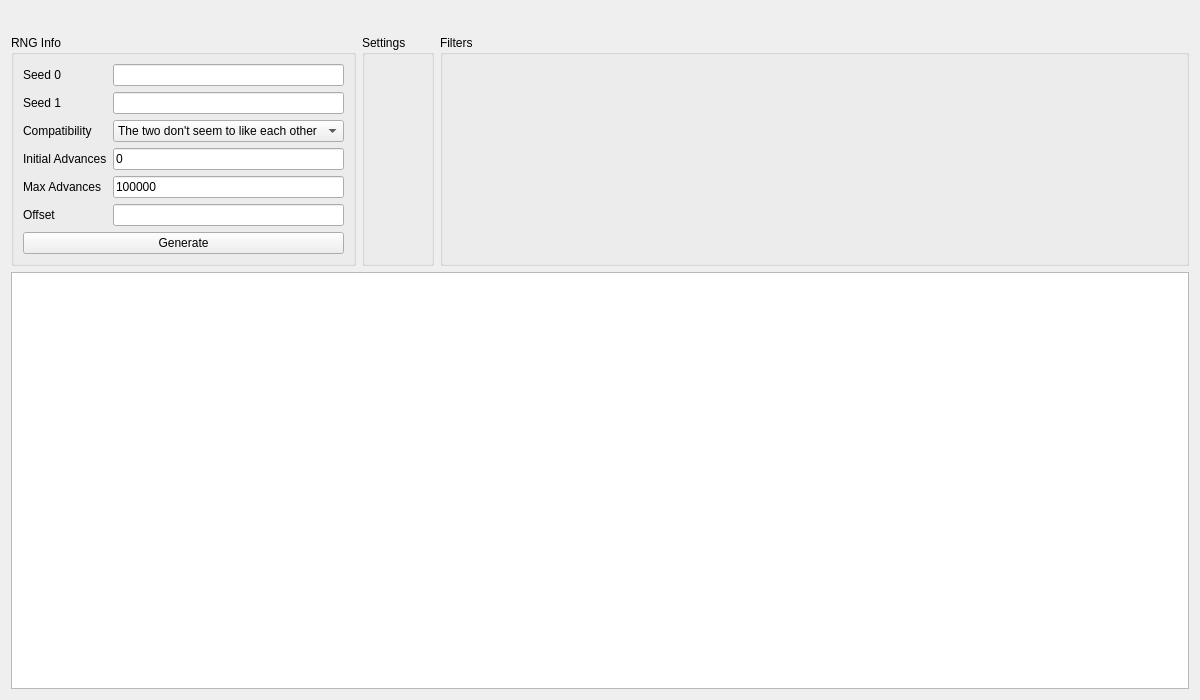
<?xml version="1.0" encoding="UTF-8"?>
<ui version="4.0">
 <class>Eggs8</class>
 <widget class="QWidget" name="Eggs8">
  <property name="geometry">
   <rect>
    <x>0</x>
    <y>0</y>
    <width>1200</width>
    <height>700</height>
   </rect>
  </property>
  <property name="windowTitle">
   <string>Gen 8 Eggs</string>
  </property>
  <layout class="QGridLayout" name="gridLayout">
   <item row="1" column="0">
    <widget class="QGroupBox" name="groupBoxRNGInfo">
     <property name="title">
      <string>RNG Info</string>
     </property>
     <layout class="QGridLayout" name="gridLayout_1">
      <item row="0" column="0">
       <widget class="QLabel" name="labelSeed0">
        <property name="text">
         <string>Seed 0</string>
        </property>
       </widget>
      </item>
      <item row="0" column="1">
       <widget class="TextBox" name="textBoxSeed0"/>
      </item>
      <item row="1" column="0">
       <widget class="QLabel" name="labelSeed1">
        <property name="text">
         <string>Seed 1</string>
        </property>
       </widget>
      </item>
      <item row="1" column="1">
       <widget class="TextBox" name="textBoxSeed1"/>
      </item>
      <item row="2" column="0">
       <widget class="QLabel" name="labelCompatibility">
        <property name="text">
         <string>Compatibility</string>
        </property>
       </widget>
      </item>
      <item row="2" column="1">
       <widget class="ComboBox" name="comboBoxCompatibility">
        <item>
         <property name="text">
          <string>The two don't seem to like each other</string>
         </property>
        </item>
        <item>
         <property name="text">
          <string>The two seem to get along</string>
         </property>
        </item>
        <item>
         <property name="text">
          <string>The two seem to get along very well</string>
         </property>
        </item>
       </widget>
      </item>
      <item row="3" column="0">
       <widget class="QLabel" name="labelInitialAdvances">
        <property name="text">
         <string>Initial Advances</string>
        </property>
       </widget>
      </item>
      <item row="3" column="1">
       <widget class="TextBox" name="textBoxInitialAdvances">
        <property name="text">
         <string notr="true">0</string>
        </property>
       </widget>
      </item>
      <item row="4" column="0">
       <widget class="QLabel" name="labelMaxAdvances">
        <property name="text">
         <string>Max Advances</string>
        </property>
       </widget>
      </item>
      <item row="4" column="1">
       <widget class="TextBox" name="textBoxMaxAdvances">
        <property name="text">
         <string notr="true">100000</string>
        </property>
       </widget>
      </item>
      <item row="5" column="0">
       <widget class="QLabel" name="labelOffset">
        <property name="text">
         <string>Offset</string>
        </property>
       </widget>
      </item>
      <item row="5" column="1">
       <widget class="TextBox" name="textBoxOffset"/>
      </item>
      <item row="6" column="0" colspan="2">
       <widget class="QPushButton" name="pushButtonGenerate">
        <property name="text">
         <string>Generate</string>
        </property>
       </widget>
      </item>
     </layout>
    </widget>
   </item>
   <item row="1" column="1">
    <widget class="QGroupBox" name="groupBoxSettings">
     <property name="title">
      <string>Settings</string>
     </property>
     <layout class="QGridLayout" name="gridLayout_2">
      <item row="0" column="0">
       <widget class="EggSettings" name="eggSettings" native="true"/>
      </item>
     </layout>
    </widget>
   </item>
   <item row="1" column="2">
    <widget class="QGroupBox" name="groupBoxFilters">
     <property name="sizePolicy">
      <sizepolicy hsizetype="Preferred" vsizetype="Preferred">
       <horstretch>1</horstretch>
       <verstretch>0</verstretch>
      </sizepolicy>
     </property>
     <property name="title">
      <string>Filters</string>
     </property>
     <layout class="QGridLayout" name="gridLayout_3">
      <item row="0" column="0" rowspan="2">
       <widget class="Filter" name="filter" native="true"/>
      </item>
     </layout>
    </widget>
   </item>
   <item row="2" column="0" colspan="3">
    <widget class="TableView" name="tableView"/>
   </item>
   <item row="0" column="0" colspan="3">
    <widget class="ProfileDisplay8" name="profileDisplay" native="true">
     <layout class="QGridLayout" name="gridLayout_4"/>
    </widget>
   </item>
  </layout>
 </widget>
 <customwidgets>
  <customwidget>
   <class>TextBox</class>
   <extends>QLineEdit</extends>
   <header>Form/Controls/TextBox.hpp</header>
  </customwidget>
  <customwidget>
   <class>ComboBox</class>
   <extends>QComboBox</extends>
   <header>Form/Controls/ComboBox.hpp</header>
  </customwidget>
  <customwidget>
   <class>TableView</class>
   <extends>QTableView</extends>
   <header>Form/Controls/TableView.hpp</header>
  </customwidget>
  <customwidget>
   <class>Filter</class>
   <extends>QWidget</extends>
   <header>Form/Controls/Filter.hpp</header>
   <container>1</container>
  </customwidget>
  <customwidget>
   <class>EggSettings</class>
   <extends>QWidget</extends>
   <header>Form/Controls/EggSettings.hpp</header>
   <container>1</container>
  </customwidget>
  <customwidget>
   <class>ProfileDisplay8</class>
   <extends>QWidget</extends>
   <header>Form/Gen8/Profile/ProfileDisplay8.hpp</header>
   <container>1</container>
  </customwidget>
 </customwidgets>
 <tabstops>
  <tabstop>textBoxSeed0</tabstop>
  <tabstop>textBoxSeed1</tabstop>
  <tabstop>comboBoxCompatibility</tabstop>
  <tabstop>textBoxInitialAdvances</tabstop>
  <tabstop>textBoxMaxAdvances</tabstop>
  <tabstop>textBoxOffset</tabstop>
  <tabstop>pushButtonGenerate</tabstop>
  <tabstop>tableView</tabstop>
 </tabstops>
 <resources/>
 <connections/>
</ui>
